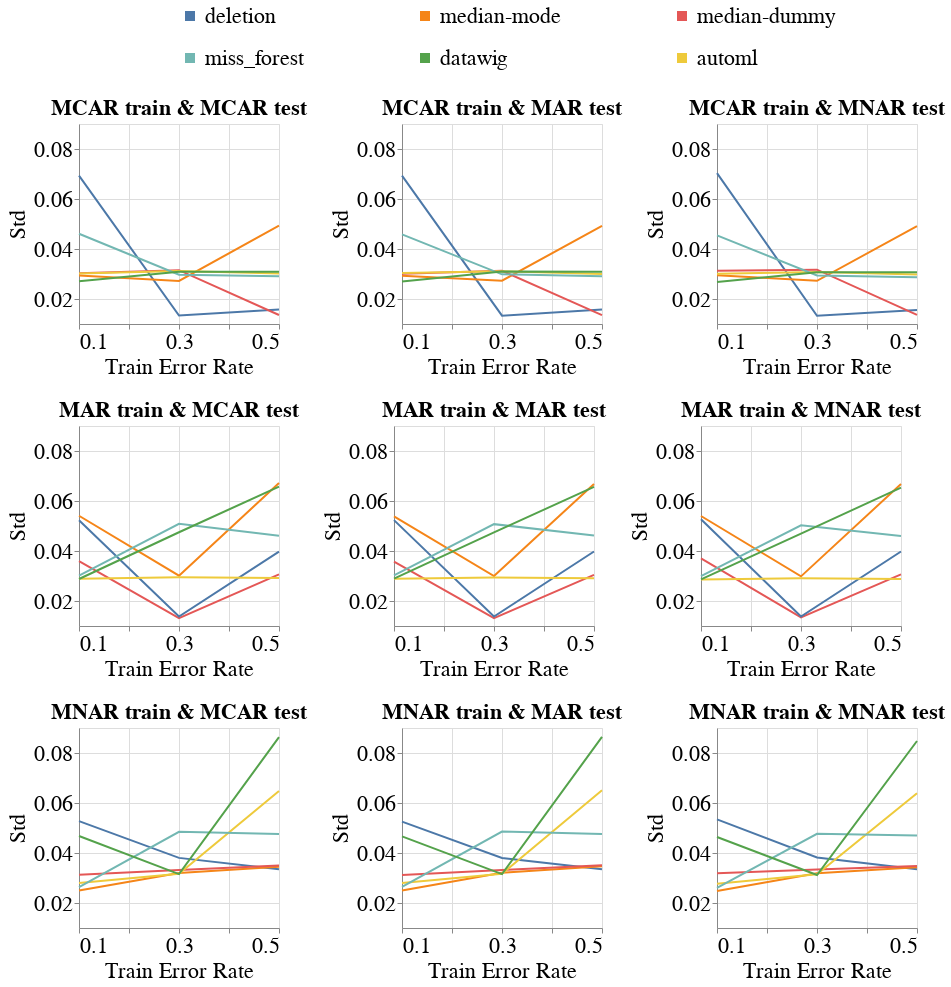

The code cell stored with this chart in its notebook:
### Code cell
create_exp2_line_bands_for_diff_imputers(dataset_name=DATASET_NAME,
                                         model_name='mlp_clf',
                                         metric_name='Std',
                                         db_client=db_client,
                                         with_band=False)
